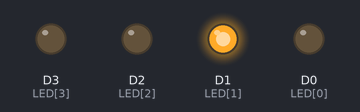
Recording of a sketch running on a simulated ESP8266 (NodeMCU). On the bench: output pins drawn as LEDs (lit = HIGH). Random numbers use the default seed unless the sketch sets one.

Above: at 2.25 s.
At 17.45 s:
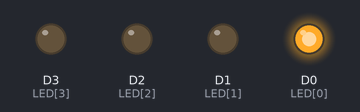
At 24.35 s:
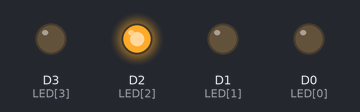
At 39.76 s:
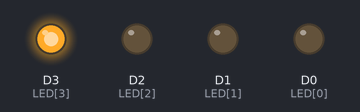
Timing chart, 0 to 40.0 s (numbered marks = the images above):
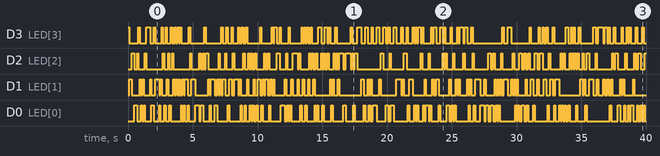

The sketch:

Running_LED_Random.ino
```cpp
int LED[] = {D0, D1, D2, D3};

void setup() {
  pinMode(LED[0], OUTPUT);
  pinMode(LED[1], OUTPUT);
  pinMode(LED[2], OUTPUT);
  pinMode(LED[3], OUTPUT);

}

void loop() {
  int pin;
  pin = random(4);
  digitalWrite(LED[pin], HIGH);
  delay(100);
  digitalWrite(LED[pin], LOW);
}
```

Measured:
- by itself, D3 (LED[3]): LOW → HIGH at 0.00 s, → LOW 0.10 s later, → HIGH 0.70 s later, → LOW 0.10 s later, … (150 changes in this stretch)
- by itself, D2 (LED[2]): LOW → HIGH at 0.30 s, → LOW 0.20 s later, → HIGH 0.20 s later, → LOW 0.10 s later, … (139 changes in this stretch)
- by itself, D1 (LED[1]): LOW → HIGH at 0.10 s, → LOW 0.20 s later, → HIGH 0.60 s later, → LOW 0.10 s later, … (154 changes in this stretch)
- by itself, D0 (LED[0]): LOW → HIGH at 0.50 s, → LOW 0.20 s later, → HIGH 0.30 s later, → LOW 0.10 s later, … (152 changes in this stretch)
